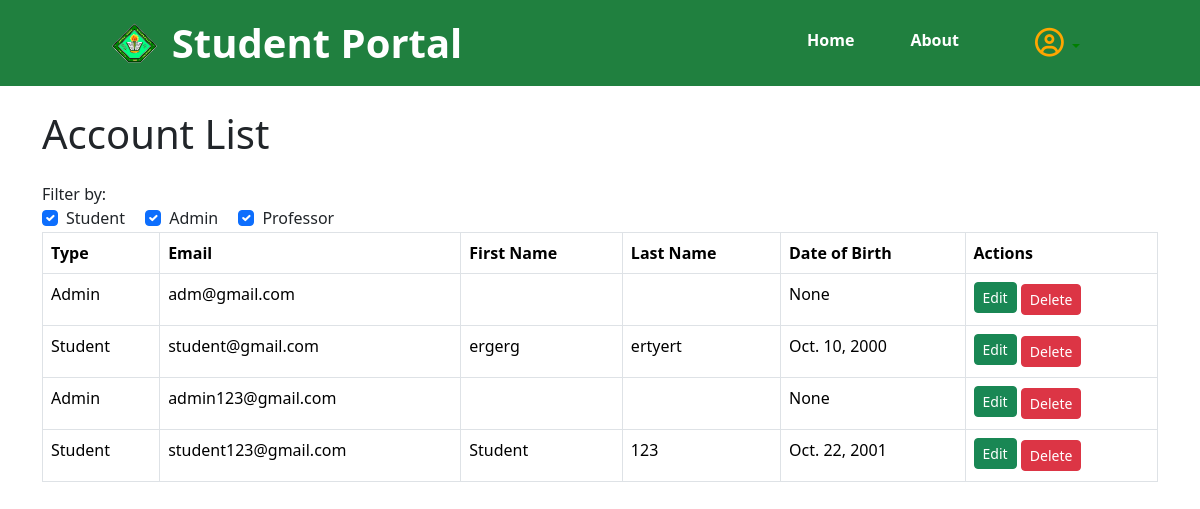
Screenshot of /myapp/admin_student_list/ (signed in) with the database file from the repository.
### myapp/models.py (models this page shows, shortened)
class Student(AbstractBaseUser):
    email = models.EmailField(verbose_name='email address', max_length=255, unique=True)
    first_name = models.CharField(max_length=30)
    last_name = models.CharField(max_length=30)
    date_of_birth = models.DateField(null=True, blank=True)
    is_active = models.BooleanField(default=True)
    is_admin = models.BooleanField(default=False)
    objects = StudentManager()
    USERNAME_FIELD = 'email'
    REQUIRED_FIELDS = []

### myapp/views.py (the view)
# urls.py: path('admin_student_list/', views.admin_student_list, name='admin_student_list'),
@login_required
def admin_student_list(request):
    students = Student.objects.all()
    return render(request, 'pages/admin_student_list.html', {'students': students})

### myapp/templates/pages/admin_student_list.html (shortened to what this page needs)
{% extends "pages/admin_base.html" %}
{% block content %}
    {% include 'pages/navbar.html' %}
    <div class="container mt-4">
        <h1 class="mb-4">Account List</h1>
        <div class="form-group">
            <label>Filter by:</label><br>
            <div class="form-check form-check-inline">
                <input type="checkbox" class="form-check-input" id="filterStudent" value="student" checked>
                <label class="form-check-label" for="filterStudent">Student</label>
            </div>
            <div class="form-check form-check-inline">
                <input type="checkbox" class="form-check-input" id="filterAdmin" value="admin" checked>
                <label class="form-check-label" for="filterAdmin">Admin</label>
            </div>
            <div class="form-check form-check-inline">
                <input type="checkbox" class="form-check-input" id="filterProfessor" value="professor" checked>
                <label class="form-check-label" for="filterProfessor">Professor</label>
            </div>
        </div>
        <div class="table-responsive">
            <table class="table table-bordered table-hover">
                <thead class="thead-dark">
                <tr>
                    <th>Type</th>
                    <th>Email</th>
                    <th>First Name</th>
                    <th>Last Name</th>
                    <th>Date of Birth</th>
                    <th>Actions</th>
                </tr>
                </thead>
                <tbody id="accountList">
                {% for student in students %}
                    <tr class="accountRow {% if student.is_admin %}admin{% elif student.professor %}professor{% else %}student{% endif %}">
                        <td>
                            {% if student.is_admin %}
                                Admin
                            {% elif student.professor %}
                                Professor
                            {% else %}
                                Student
                            {% endif %}
                        </td>
                        <td>{{ student.email }}</td>
                        <td>{{ student.first_name }}</td>
                        <td>{{ student.last_name }}</td>
                        <td>{{ student.date_of_birth }}</td>
                        <td>
                            <a href="{% url 'admin_edit_student' student.id %}" class="btn btn-success btn-sm mb-1">Edit</a>
                            <a href="{% url 'admin_delete_student' student.id %}" class="btn btn-danger btn-sm">Delete</a>
                        </td>
                    </tr>
                {% endfor %}
                </tbody>
            </table>
        </div>
    </div>
{% endblock %}

### myapp/static/css/style.css (style rules this page uses)
* { box-sizing: border-box; }
.btn-sm { font-size: 0.875rem; padding: 0.25rem 0.5rem; line-height: 1.5; }

### rows the page displays
Student: is_admin "Admin", email "adm@gmail.com", date_of_birth "None"
Student: is_admin "Student", email "student@gmail.com", first_name "ergerg", last_name "ertyert", date_of_birth "Oct. 10, 2000"
Student: is_admin "Admin", email "admin123@gmail.com", date_of_birth "None"
Student: is_admin "Student", email "student123@gmail.com", first_name "Student", last_name "123", date_of_birth "Oct. 22, 2001"
